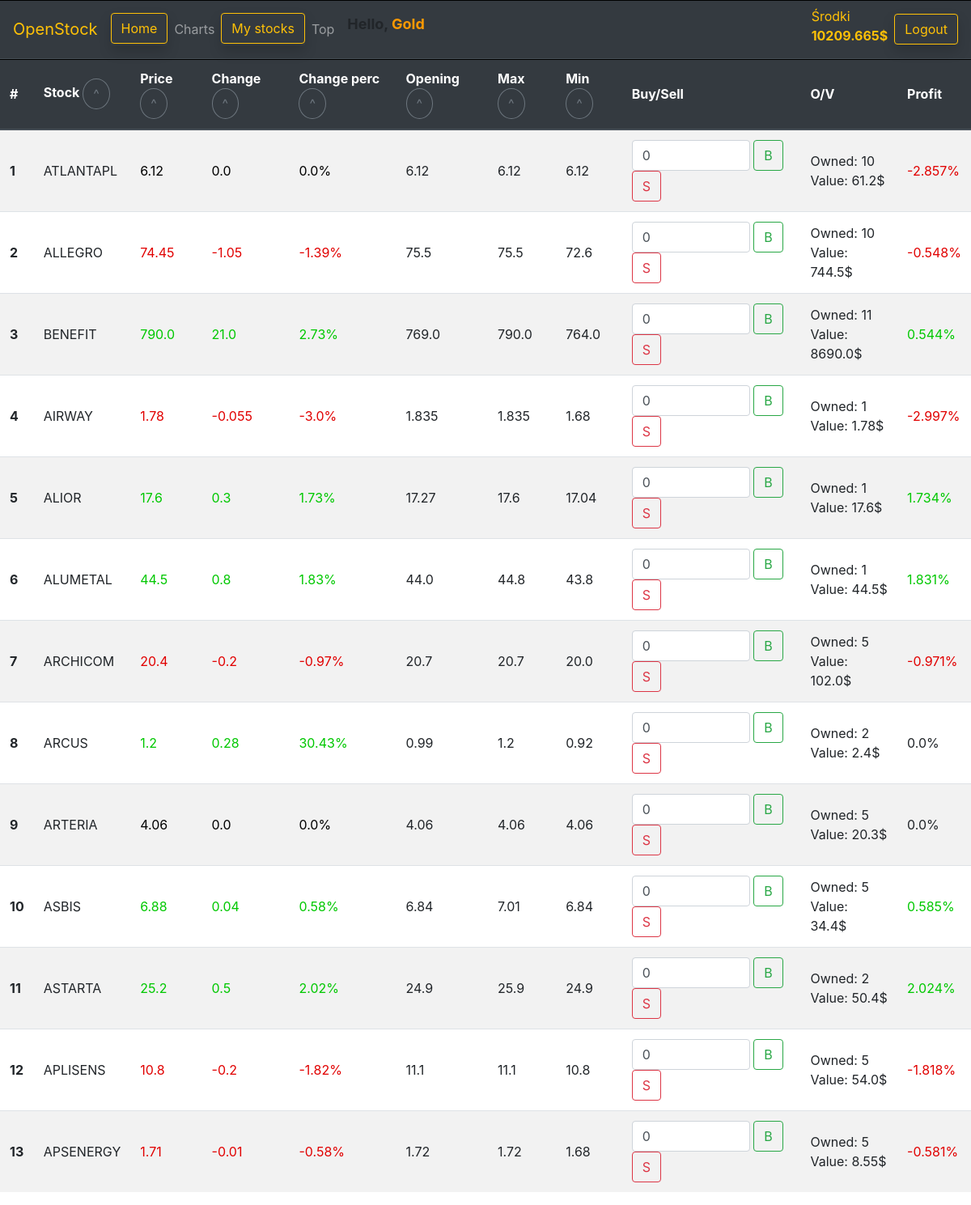
/mystocks/ (signed in), run on the app's committed database.
### members/models.py (models this page shows, shortened)
class Member(models.Model):
	member = models.OneToOneField(User, null=True, on_delete=models.CASCADE)
	name = models.TextField()
	email = models.EmailField(default='non@non.non')
	money = models.FloatField(default=20000)
	capital = models.FloatField(default=20000)
	profit = models.FloatField(default=0)

### stocks/models.py (models this page shows, shortened)
class Stocks(models.Model):
    name = models.TextField()
    price = models.FloatField()
    change = models.FloatField()
    perc = models.FloatField()
    opening = models.FloatField()
    max = models.FloatField()
    min = models.FloatField()

### stocks/views.py (the view)
# urls.py: path('mystocks/', my_stocks, name='my_stocks'),
def my_stocks(request):
	request.session['order_by'] = 'name'
	request.session['top'] = False
	if(request.user.is_authenticated):
		request.session['money'] = Member.objects.get(member=request.user).money
		request.session['bought_stocks'] = get_bought_stocks(request)
	else:
		if not 'logged' in request.session:
			request.session['logged'] = False
			request.session['money'] = 20000
			request.session['bought_stocks'] = {}
	stocks=[]
	for value in request.session['bought_stocks']:
		stocks += list(Stocks.objects.filter(name=value).values())
	request.session['stocks'] = stocks
	data = {
		'stocks': request.session['stocks'],
		'money': request.session['money'],
		'bought_stocks': request.session['bought_stocks']
	}
	return render(request, 'mystocks.html', data)

### stocks/templatetags/filters.py (called while the page is built)
@register.filter
def isnt_empty(dictionary, key):
    if(dictionary.get(key)):
        return True
    else:
        return False

@register.filter
def get_item(dictionary, key):
    return dictionary.get(key)

### stocks/views.py (called while the page is built)
def count_profit(request, stock, current_value):
	profit = 0
	previous_value = 0
	objects = Order.objects.filter(member=request.user.member).filter(stock = stock).filter(owned__gt=0).all()
	for obj in objects:
		previous_value += float(obj.owned*obj.purchase_price)
	if(previous_value!=0):
		profit = round(((current_value - previous_value)/previous_value)*100,3)
	return profit

def get_bought_stocks(request):
	bought_stocks = {}
	orders = Order.objects.filter(member=request.user.member).filter(owned__gt=0).values('stock').distinct()
	for order in orders:
		stock = Stocks.objects.get(id=order['stock'])
		suma = Order.objects.filter(member=request.user.member).filter(stock=stock).aggregate(Sum('owned'))
		bought_stocks.update({stock.name:{'value': round(stock.price*int(suma['owned__sum']),4), 'quantity': int(suma['owned__sum']), 'profit': 0}})
		bought_stocks[stock.name]['profit'] = count_profit(request, stock, bought_stocks[stock.name]['value'])
	return bought_stocks

### templates/mystocks.html
{% extends "form.html" %}
{% block mystocks %}
{% if bought_stocks %}
<table class="table table-striped table-hover sticky">
    <thead class="thead-dark">
        <tr>
            <th class="align-middle" scope="col">#</th>
            <th class="align-middle" scope="col">Stock
                <button type="submit" class="btn btn-outline-secondary rounded-circle" name="name">^</button>
            </th>
            <th class="align-middle" scope="col">Price
                <button type="submit" class="btn btn-outline-secondary rounded-circle" name="price">^</button>
            </th>
            <th class="align-middle" scope="col">Change
                <button type="submit" class="btn btn-outline-secondary rounded-circle" name="change">^</button>
            </th>
            <th class="align-middle" scope="col">Change perc
                <button type="submit" class="btn btn-outline-secondary rounded-circle" name="perc">^</button>
            </th>
            <th class="align-middle" scope="col">Opening
                <button type="submit" class="btn btn-outline-secondary rounded-circle" name="opening">^</button>
            </th>
            <th class="align-middle" scope="col">Max
                <button type="submit" class="btn btn-outline-secondary rounded-circle" name="max">^</button>
            </th>
            <th class="align-middle" scope="col">Min
                <button type="submit" class="btn btn-outline-secondary rounded-circle" name="min">^</button>
            </th>
            <th class="align-middle" scope="col">Buy/Sell</th>
            <th class="align-middle" scope="col">O/V</th>
            <th class="align-middle" scope="col">Profit</th>
        </tr>
    </thead>
    <tbody id="stocks">
        {% load filters %}
        {% for stock in stocks %}
        <tr>
            <td class="align-middle" >{{forloop.counter}}</td>
            <td class="align-middle" id="name{{forloop.counter}}">{{stock.name}}</td>
            {% if stock.change > 0 %}
            <td class="align-middle" style="color: rgb(0, 200, 0);" id="price{{forloop.counter}}">{{stock.price}}</td>
            {% elif stock.change == 0 %}
            <td class="align-middle" style="color: rgb(0, 0, 0);" id="price{{forloop.counter}}">{{stock.price}}</td>
            {% else %}
            <td class="align-middle" style="color: rgb(225, 0, 0);"  id="price{{forloop.counter}}">{{stock.price}}</td>
            {% endif %}
            {% if stock.change > 0 %}
            <td class="align-middle" style="color: rgb(0, 200, 0);" id="change{{forloop.counter}}">{{stock.change}}</td>
            {% elif stock.change == 0 %}
            <td class="align-middle" style="color: rgb(0, 0, 0);" id="change{{forloop.counter}}">{{stock.change}}</td>
            {% else %}
            <td class="align-middle" style="color: rgb(225, 0, 0);"  id="change{{forloop.counter}}">{{stock.change}}</td>
            {% endif %}
            {% if stock.change > 0 %}
            <td class="align-middle" style="color: rgb(0, 200, 0);" id="perc{{forloop.counter}}">{{stock.perc}}%</td>
            {% elif stock.change == 0 %}
            <td class="align-middle" style="color: rgb(0, 0, 0);" id="perc{{forloop.counter}}">{{stock.perc}}%</td>
            {% else %}
            <td class="align-middle" style="color: rgb(225, 0, 0);"  id="perc{{forloop.counter}}">{{stock.perc}}%</td>
            {% endif %}
            <td class="align-middle" id="opening{{forloop.counter}}">{{stock.opening}}</td>
            <td class="align-middle" id="max{{forloop.counter}}">{{stock.max}}</td>
            <td class="align-middle" id="min{{forloop.counter}}">{{stock.min}}</td>
            <td>
                <form class="form-inline">
                    <div>
                        <input type="number" class="form-control" id="Stock_Input{{forloop.counter}}" min="0" max="100000" value="0">
                        <button id="buy_button{{forloop.counter}}" type="button" class="btn btn-outline-success" row_id="{{forloop.counter}}" stock_name="{{stock.name}}">B</button>
                        <button id="sell_button{{forloop.counter}}" type="button" class="btn btn-outline-danger" row_id="{{forloop.counter}}" stock_name="{{stock.name}}">S</button>
                    </div>
                </form>
            </td>
            {% if bought_stocks|isnt_empty:stock.name %}
                {% with b_stock=bought_stocks|get_item:stock.name %}
                <td class="align-middle">
                    <div id="quantity{{forloop.counter}}">Owned: {{ b_stock.quantity }}</div>
                    <div id="value{{forloop.counter}}">Value: {{ b_stock.value }}$</div>
                </td>
                {% if b_stock.profit > 0 %}
                    <td class="align-middle" style="color: rgb(0, 200, 0);" id="profit{{forloop.counter}}">{{b_stock.profit}}%</td>
                {% elif b_stock.profit == 0 %}
                    <td class="align-middle" id="profit{{forloop.counter}}">{{b_stock.profit}}%</td>
                {% else %}
                    <td class="align-middle" style="color: rgb(225, 0, 0);"  id="profit{{forloop.counter}}">{{b_stock.profit}}%</td>
                {% endif %}
                {% endwith %}
            {% endif %}
        </tr>
        {% endfor %}
    </tbody>
</table>
{% else  %}
<div style="margin-top: 15%;">
    <p style="font-size: 350%; text-align: center;">You don't have any bought stocks.</p>
</div>
{% endif %}
{% endblock %}

### templates/form.html (shortened to what this page needs)
<!DOCTYPE html>
<html>
<head>
    <link rel="stylesheet" href="https://stackpath.bootstrapcdn.com/bootstrap/4.3.1/css/bootstrap.min.css">
    {% load static %}
</head>
<body>
    <div class="main">
    <nav class="navbar navbar-expand-lg navbar-dark bg-dark sticky-top">
        <a class="navbar-brand text-warning" href="/">OpenStock</a>
        <div class="collapse navbar-collapse" id="navbarSupportedContent">
            <ul class="navbar-nav mr-auto">
                <li class="nav-item shadow">
                    <a class="btn btn-outline-warning my-2 my-sm-0" href="/">Home</a>
                </li>
                <li class="nav-item">
                    <a class="nav-link" href="/charts">Charts</a>
                </li>
                <li class="nav-item shadow">
                    <a class="btn btn-outline-warning my-2 my-sm-0" href="/mystocks">My stocks</a>
                </li>
                <li class="nav-item">
                    <a class="nav-link" href="/top_users">Top</a>
                </li>
                <li class="nav-item">
                    <b class="hello mx-md-2" style="font-size: large;">Hello,
                        <span style="color: #ff9900">{{request.user}}</span>
                    </b>
                </li>
            </ul>
            <ul class="navbar-nav mx-md-2">
                <li class="nav-item">
                    <label>
                        <div class="text-warning">
                            <a>Środki</a>
                            <b>
                                <div id="money">
                                    {{money}}$
                                </div>
                            </b>
                        </div>
                    </label>
                </li>
            </ul>
            <ul class="navbar-nav mr-left">
                {% if request.session.logged %}
                <li class="nav-item shadow">
                    <a class="btn btn-outline-warning my-2 my-sm-0" href="/logout">Logout</a>
                </li>
                {% else %}
                <li class="nav-item shadow">
                    <a class="btn btn-outline-warning my-2 my-sm-0" href="/login">Login</a>
                </li>
                {% endif %}
            </ul>
        </div>
    </nav>
{% block mystocks %}
{% endblock %}
</div>
</body>
</html>

### templates/form.html (style rules this page uses)
table { text-align: left; position: relative; border-collapse: collapse; }
nav { box-shadow: inset 0 1px #000; }
th { box-shadow: inset 0 1px #000; background: white; position: sticky; top: 71px; }
tr td:nth-child(1) { font-weight: 700; }
.table.sticky th { position: sticky; top: 71px; }

### data on the page
Member: money "10209.665"
Stocks: name "ATLANTAPL", price "6.12", change "0.0", perc "0.0", opening "6.12", max "6.12", min "6.12", quantity "10", value "61.2", profit "-2.857"
Stocks: name "ALLEGRO", price "74.45", change "-1.05", perc "-1.39", opening "75.5", max "75.5", min "72.6", quantity "10", value "744.5", profit "-0.548"
Stocks: name "BENEFIT", price "790.0", change "21.0", perc "2.73", opening "769.0", max "790.0", min "764.0", quantity "11", value "8690.0", profit "0.544"
Stocks: name "AIRWAY", price "1.78", change "-0.055", perc "-3.0", opening "1.835", max "1.835", min "1.68", quantity "1", value "1.78", profit "-2.997"
Stocks: name "ALIOR", price "17.6", change "0.3", perc "1.73", opening "17.27", max "17.6", min "17.04", quantity "1", value "17.6", profit "1.734"
Stocks: name "ALUMETAL", price "44.5", change "0.8", perc "1.83", opening "44.0", max "44.8", min "43.8", quantity "1", value "44.5", profit "1.831"
Stocks: name "ARCHICOM", price "20.4", change "-0.2", perc "-0.97", opening "20.7", max "20.7", min "20.0", quantity "5", value "102.0", profit "-0.971"
Stocks: name "ARCUS", price "1.2", change "0.28", perc "30.43", opening "0.99", max "1.2", min "0.92", quantity "2", value "2.4", profit "0.0"
Stocks: name "ARTERIA", price "4.06", change "0.0", perc "0.0", opening "4.06", max "4.06", min "4.06", quantity "5", value "20.3", profit "0.0"
Stocks: name "ASBIS", price "6.88", change "0.04", perc "0.58", opening "6.84", max "7.01", min "6.84", quantity "5", value "34.4", profit "0.585"
Stocks: name "ASTARTA", price "25.2", change "0.5", perc "2.02", opening "24.9", max "25.9", min "24.9", quantity "2", value "50.4", profit "2.024"
Stocks: name "APLISENS", price "10.8", change "-0.2", perc "-1.82", opening "11.1", max "11.1", min "10.8", quantity "5", value "54.0", profit "-1.818"
Stocks: name "APSENERGY", price "1.71", change "-0.01", perc "-0.58", opening "1.72", max "1.72", min "1.68", quantity "5", value "8.55", profit "-0.581"

### other printed values
{{ request.user }} "Gold"
